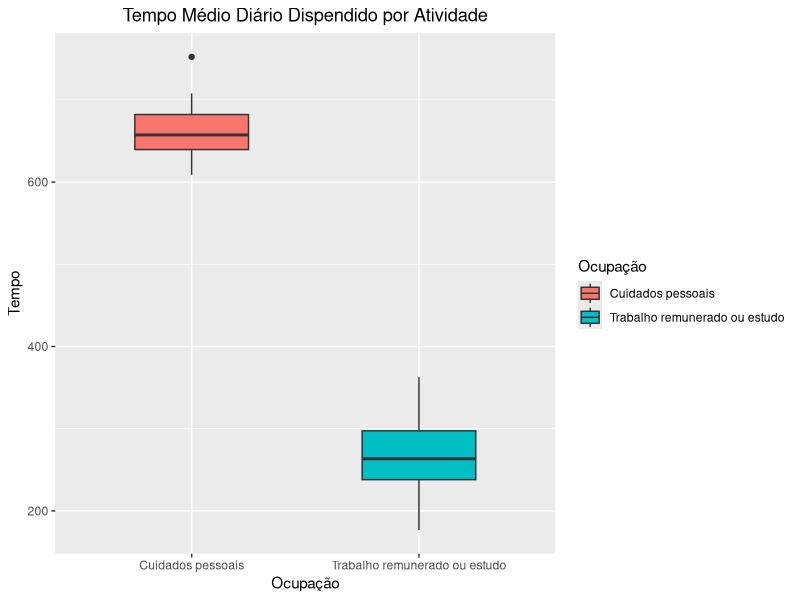

The R source for this figure:
# Projeto de PE 2/10

library(readxl)
library(dplyr)
library(ggplot2)

setwd("~/Desktop/Uni/IST/2º Ano/2º Semestre/PE/Projeto/2-10")

# Lê o ficheiro dado e elimina todos os dados referentes a África do Sul
data = read.csv('TIME_USE_24092022.csv') 
data <- data %>% filter(!grepl('África do Sul', País))

# Mantém apenas dados de sexo = Total e 
# Ocupação = (Cuidados Pessoais) ou (Trabalho Remunerado ou estudo)
data <- data %>% filter(grepl('Total', Sexo))

data <- data %>% filter(grepl('Trabalho remunerado ou estudo|Cuidados pessoais', Ocupação))

ggplot(data, aes(x = Ocupação, y = Tempo, fill=Ocupação)) +
  geom_boxplot(width = 0.5) +
  ggtitle("Tempo Médio Diário Dispendido por Atividade") +
  theme(plot.title = element_text(hjust = 0.5))


